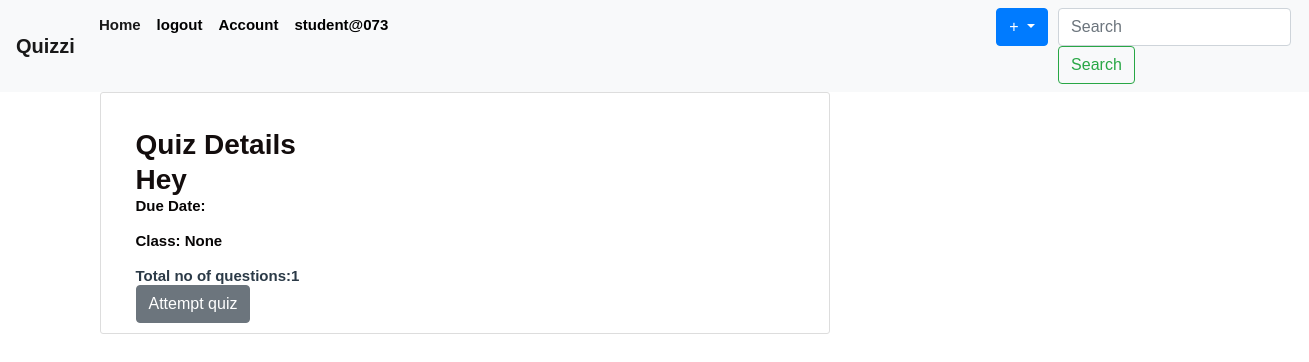
The app's page /quiz/2 (signed in), older data.
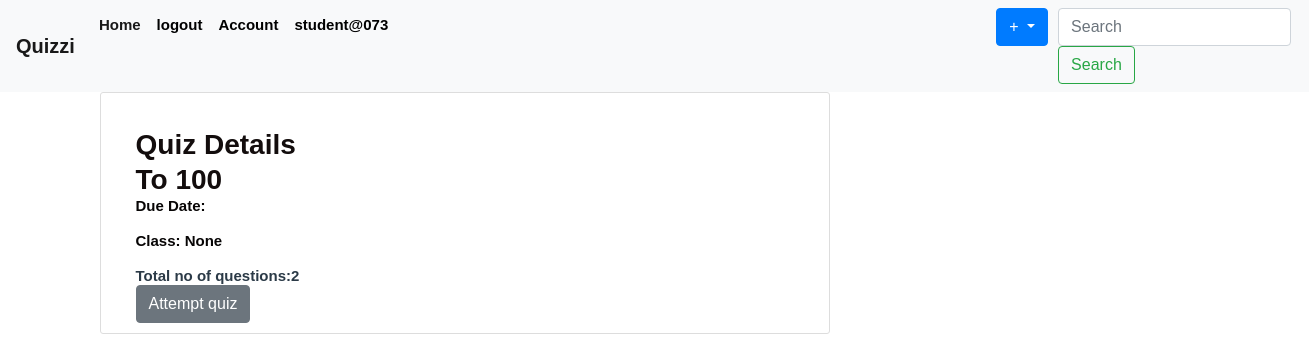
The same page, newer data.
### quiz/models.py (models this page shows)
class Quiz(db.Model):
    id = db.Column(db.Integer, primary_key=True)
    class_id = db.Column(db.Integer, db.ForeignKey('class.id'))
    quiz_code = db.Column(db.String(5), nullable=False, unique=True)
    title = db.Column(db.String(100), nullable=False)
    timer = db.Column(db.Integer)
    questions = db.relationship('Question', backref='quiz', lazy=True)
    options = db.relationship('Option', backref='quiz', lazy=True)

### quiz/quiz/routes.py (the view)
@app.route('/quiz/<int:quiz_id>')
def quiz_details(quiz_id):
    quiz =Quiz.query.get_or_404(quiz_id)
    total_questions = len(quiz.questions)
    return render_template('quizdetails.html',quiz=quiz, current_user=current_user, total_questions=total_questions)

### quiz/models.py (called while the page is built)
@login_manager.user_loader
def load_user(user_id):
    return User.query.get(int(user_id))

### quiz/templates/quizdetails.html
{% extends "layout.html" %}
{% block content %}
<div class="content-section">
<div class="container mt-4">
    <h2>Quiz Details</h2>
    <h3>{{ quiz.title }}</h3>
    <p>Due Date:</p>
    <p>Class: {{ quiz.class_id }}</p>
      Total no of questions:{{ total_questions }}
      {% if current_user.role == 'teacher' %}
      <a class="btn btn-primary"  href="{{ url_for('delete_quiz',quiz_id=quiz.id) }}"> Delete quiz</a>
      {% else %}
      <form action="{{url_for('start_quiz',quiz_id=quiz.id)}}">
        <button class="btn btn-secondary">Attempt quiz</button>
    </form>
      {% endif %}
</div>
</div>
{% endblock %}

Row changes from the older to the newer data that the page shows:
changed Quiz "None": title "Hey" → "To 100"
Text that changed along with them:
{{ total_questions }}: "1" → "2"
